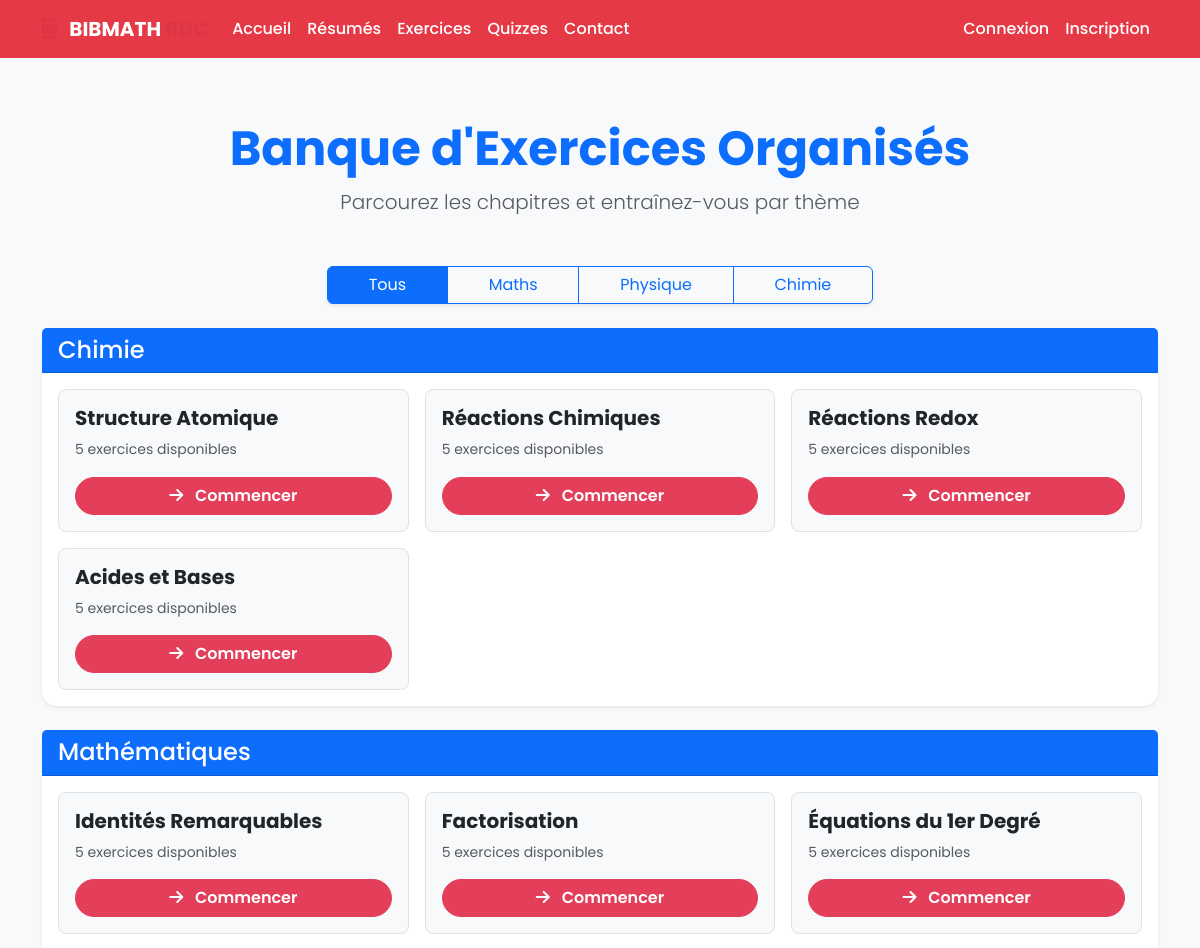
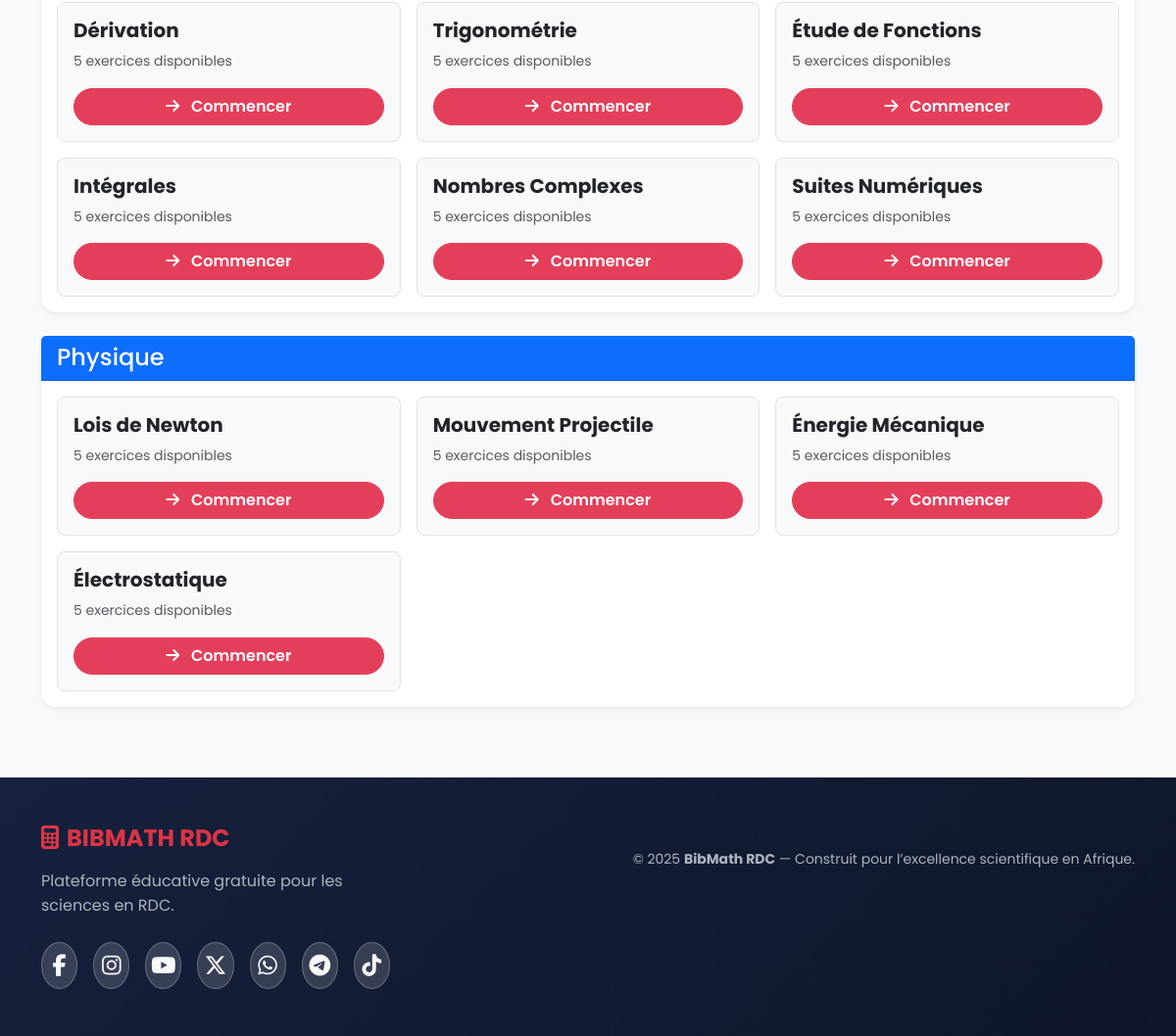
Screenshot of /exercises with the database file from the repository (2 pictures, top to bottom).
### project/models.py (models this page shows, shortened)
class Chapter(db.Model):
    __tablename__ = 'chapters'
    id = db.Column(db.Integer, primary_key=True)
    name = db.Column(db.String(150), nullable=False)     # ex: "Mathématiques"
    subject = db.Column(db.String(50), nullable=False)  # maths, physique, chimie
    description = db.Column(db.Text, nullable=True)
    categories = db.relationship('Category', backref='chapter', lazy='select', cascade="all, delete-orphan")

class Category(db.Model):
    __tablename__ = 'categories'
    id = db.Column(db.Integer, primary_key=True)
    name = db.Column(db.String(150), nullable=False)
    description = db.Column(db.Text, nullable=True)
    chapter_id = db.Column(db.Integer, db.ForeignKey('chapters.id'), nullable=False)
    exercises = db.relationship('Exercise', backref='category', lazy='dynamic', cascade="all, delete-orphan")

### project/routes/main.py (the view)
@main_bp.route('/exercises')
def exercises():
    subject_filter = request.args.get('subject')
    query = Chapter.query  # ← Plus de .options(joinedload(...))
    if subject_filter:
        query = query.filter(Chapter.subject == subject_filter)
    chapters_list = query.order_by(Chapter.name).all()
    for chapter in chapters_list:
        chapter.categories  # déclenche le lazy loading
    return render_template('exercises.html', chapters=chapters_list, selected_subject=subject_filter)

### project/templates/exercises.html (shortened to what this page needs)
{% extends "base.html" %}
{% block content %}
<div class="container py-5">
    <div class="text-center mb-5">
        <h1 class="display-5 fw-bold text-primary">Banque d'Exercices Organisés</h1>
        <p class="lead text-muted">Parcourez les chapitres et entraînez-vous par thème</p>
    </div>
    <div class="row mb-4">
        <div class="col-md-6 mx-auto">
            <div class="btn-group w-100 shadow-sm" role="group">
                <a href="{{ url_for('main.exercises') }}" class="btn btn-outline-primary {% if not selected_subject %}active{% endif %}">Tous</a>
                <a href="{{ url_for('main.exercises', subject='maths') }}" class="btn btn-outline-primary {% if selected_subject == 'maths' %}active{% endif %}">Maths</a>
                <a href="{{ url_for('main.exercises', subject='physique') }}" class="btn btn-outline-primary {% if selected_subject == 'physique' %}active{% endif %}">Physique</a>
                <a href="{{ url_for('main.exercises', subject='chimie') }}" class="btn btn-outline-primary {% if selected_subject == 'chimie' %}active{% endif %}">Chimie</a>
            </div>
        </div>
    </div>
    {% if chapters %}
        {% for chapter in chapters %}
        <div class="card shadow-sm mb-4 border-0">
            <div class="card-header bg-primary text-white">
                <h4 class="mb-0">{{ chapter.name}} <small class="ms-2 badge bg-light text-dark">{{ chapter.level | capitalize }}</small></h4>
            </div>
            <div class="card-body">
                <div class="row g-3">
                    {% for category in chapter.categories %}
                    <div class="col-md-6 col-lg-4">
                        <div class="border rounded-3 p-3 h-100 d-flex flex-column bg-light">
                            <h5 class="fw-bold text-dark">{{ category.name }}</h5>
                            <p class="small text-muted flex-grow-1">{{ category.exercises.count() }} exercices disponibles</p>
                            <a href="{{ url_for('main.category_detail', category_id=category.id) }}"
                               class="btn btn-danger mt-auto rounded-pill">
                                <i class="fas fa-arrow-right me-2"></i> Commencer
                            </a>
                        </div>
                    </div>
                    {% endfor %}
                </div>
            </div>
        </div>
        {% endfor %}
    {% else %}
        <div class="text-center py-5">
            <p class="lead text-muted">Aucun chapitre disponible pour le moment.</p>
        </div>
    {% endif %}
</div>
{% endblock %}

### project/templates/base.html (shortened to what this page needs)
<!DOCTYPE html>
<html lang="fr" class="h-100">
<head>
    <link rel="stylesheet"
          href="https://cdn.jsdelivr.net/npm/bootstrap@5.3.3/dist/css/bootstrap.min.css"
>
    <link rel="stylesheet"
          href="https://use.fontawesome.com/releases/v6.5.1/css/all.css">
    <link rel="stylesheet" href="{{ url_for('static', filename='css/style.css') }}">
</head>
<body>
<nav class="navbar navbar-expand-lg navbar-dark fixed-top">
    <div class="container">
        <a class="navbar-brand fw-bold" href="{{ url_for('main.index') }}">
            <i class="fas fa-calculator text-danger me-2"></i>
            BIBMATH <span class="text-danger">RDC</span>
        </a>
        <div class="collapse navbar-collapse" id="nav">
            <ul class="navbar-nav me-auto">
                <li class="nav-item"><a class="nav-link" href="{{ url_for('main.index') }}">Accueil</a></li>
                <li class="nav-item"><a class="nav-link" href="{{ url_for('main.resumes') }}">Résumés</a></li>
                <li class="nav-item"><a class="nav-link" href="{{ url_for('main.exercises') }}">Exercices</a></li>
                <li class="nav-item"><a class="nav-link" href="{{ url_for('main.quizzes') }}">Quizzes</a></li>
                <li class="nav-item"><a class="nav-link" href="{{ url_for('main.contact') }}">Contact</a></li>
            </ul>
            <ul class="navbar-nav">
                {% if current_user.is_authenticated %}
                    <li class="nav-item dropdown">
                        <a class="nav-link dropdown-toggle" href="#" id="navbarDropdown" role="button" data-bs-toggle="dropdown">
                            <i class="fas fa-user me-1"></i>{{ current_user.username }}
                        </a>
                        <ul class="dropdown-menu">
                            <li><a class="dropdown-item" href="{{ url_for('auth.profile') }}"><i class="fas fa-user me-2"></i>Mon Profil</a></li>
                            <li><hr class="dropdown-divider"></li>
                            <li><a class="dropdown-item" href="{{ url_for('auth.logout') }}"><i class="fas fa-sign-out-alt me-2"></i>Déconnexion</a></li>
                        </ul>
                    </li>
                {% else %}
                    <li class="nav-item"><a class="nav-link" href="{{ url_for('auth.login') }}">Connexion</a></li>
                    <li class="nav-item"><a class="nav-link" href="{{ url_for('auth.register') }}">Inscription</a></li>
                {% endif %}
            </ul>
        </div>
    </div>
</nav>
<main class="container-fluid pt-5 mt-4">
    {% block content %}{% endblock %}
</main>
<footer class="footer mt-auto">
    <div class="container py-5">
        <div class="row g-4">
            <div class="col-lg-4">
                <h4 class="text-danger fw-bold mb-3">
                    <i class="fas fa-calculator me-2"></i>BIBMATH RDC
                </h4>
                <p>
                    Plateforme éducative gratuite pour les sciences en RDC.
                </p>
                <div class="social-links d-flex gap-3 mt-4">
                    <a href="https://www.facebook.com/bibmathrdc" title="Facebook"><i class="fab fa-facebook-f"></i></a>
                    <a href="https://www.instagram.com/bibmathrdc" title="Instagram"><i class="fab fa-instagram"></i></a>
                    <a href="https://www.youtube.com/@bibmathrdc" title="YouTube"><i class="fab fa-youtube"></i></a>
                    <a href="https://twitter.com/bibmathrdc" title="Twitter"><i class="fab fa-x-twitter"></i></a>
                    <a href="https://wa.me/243815003040" title="WhatsApp"><i class="fab fa-whatsapp"></i></a>
                    <a href="https://t.me/bibmathrdc" title="Telegram"><i class="fab fa-telegram"></i></a>
                    <a href="https://www.tiktok.com/@bibmathrdc" title="TikTok"><i class="fab fa-tiktok"></i></a>
                </div>
            </div>
            <div class="col-lg-8 text-center text-lg-end">
                <p class="small mt-4">
                    © 2025 <strong>BibMath RDC</strong> — Construit pour l’excellence scientifique en Afrique.
                </p>
            </div>
        </div>
    </div>
</footer>
</body>
</html>

### project/static/css/style.css (style rules this page uses)
:root { --primary-color: #1a1a2e; --accent-color: #162447; --btn-color: #e43f5a; --success-color: #28a745; --warning-color: #ffc107; --danger-color: #dc3545; --info-color: #17a2b8; --light-color: #f8f9fa; --dark-color: #343a40; }
body { font-family: 'Poppins', 'Segoe UI', sans-serif; background-color: var(--light-color); color: var(--dark-color); line-height: 1.6; transition: background-color 0.3s ease, color 0.3s ease; }
.navbar { background-color: var(--primary-color) !important; backdrop-filter: blur(10px); transition: all 0.3s ease; }
.navbar .nav-link { color: #fff !important; font-weight: 500; transition: color 0.3s ease; }
.btn-danger { background-color: var(--btn-color); border-color: var(--btn-color); border-radius: 25px; font-weight: 600; transition: all 0.3s ease; }
.card { border-radius: 15px; border: none; box-shadow: 0 4px 15px rgba(0,0,0,0.08); transition: all 0.3s ease; }
.footer { background: linear-gradient(135deg, #16213e, #0f1629); color: #adb5bd; }
.footer a { color: #adb5bd; text-decoration: none; transition: color 0.3s ease; }
.social-links a { width: 48px; height: 48px; border-radius: 50%; display: inline-flex; align-items: center; justify-content: center; background: rgba(255,255,255,.15); border: 1px solid rgba(255,255,255,.25); transition: all .3s ease; text-decoration: none; }
.social-links a i { color: #f8f9fa; font-size: 1.4rem; }

### project/templates/base.html (style rules this page uses)
:root { --primary-color: #e63946; --navbar-bg: rgba(26,26,46,.95); }
body { font-family: 'Poppins', sans-serif; min-height: 100vh; display: flex; flex-direction: column; background: #f8f9fa; }
main { flex: 1; }
.navbar { background: var(--navbar-bg); backdrop-filter: blur(10px); }
.footer { background: linear-gradient(135deg, #16213e, #0f1629); color: #adb5bd; }
.footer a { color: #adb5bd; text-decoration: none; }
.social-links a { width: 48px; height: 48px; border-radius: 50%; display: inline-flex; align-items: center; justify-content: center; background: rgba(255,255,255,.15); border: 1px solid rgba(255,255,255,.25); transition: all .3s ease; }
.social-links a i { color: #f8f9fa; font-size: 1.4rem; }

### rows the page displays
Chapter: name "Chimie"
Category: name "Structure Atomique", exercises.count "5"
Category: name "Réactions Chimiques", exercises.count "5"
Category: name "Réactions Redox", exercises.count "5"
Category: name "Acides et Bases", exercises.count "5"
Chapter: name "Mathématiques"
Category: name "Identités Remarquables", exercises.count "5"
Category: name "Factorisation", exercises.count "5"
Category: name "Équations du 1er Degré", exercises.count "5"
Category: name "Dérivation", exercises.count "5"
Category: name "Trigonométrie", exercises.count "5"
Category: name "Étude de Fonctions", exercises.count "5"
Category: name "Intégrales", exercises.count "5"
Category: name "Nombres Complexes", exercises.count "5"
Category: name "Suites Numériques", exercises.count "5"
Chapter: name "Physique"
Category: name "Lois de Newton", exercises.count "5"
Category: name "Mouvement Projectile", exercises.count "5"
Category: name "Énergie Mécanique", exercises.count "5"
Category: name "Électrostatique", exercises.count "5"
